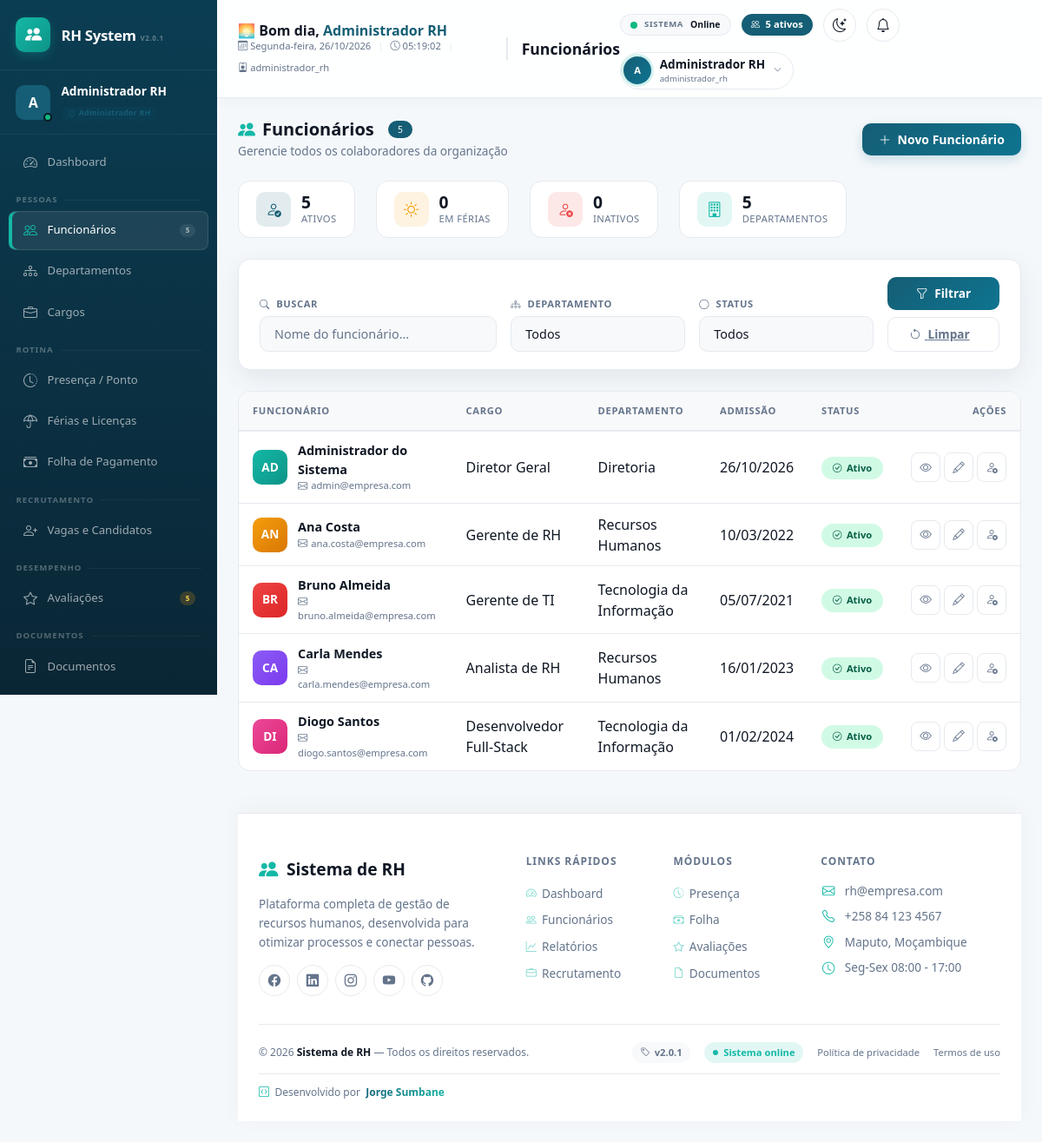
The app's page /modules/funcionarios/index.php (signed in) with its own data.
### tables this page shows
CREATE TABLE funcionarios (
    id INT AUTO_INCREMENT PRIMARY KEY,
    nome VARCHAR(150) NOT NULL,
    cpf VARCHAR(20) NOT NULL UNIQUE,  
    rg VARCHAR(30) NULL,
    data_nascimento DATE NULL,
    genero ENUM('masculino','feminino','outro') NULL,
    email VARCHAR(150) NOT NULL UNIQUE,
    telefone VARCHAR(30) NULL,
    endereco VARCHAR(255) NULL,
    data_admissao DATE NOT NULL,
    data_demissao DATE NULL,
    cargo_id INT NOT NULL,
    departamento_id INT NOT NULL,
    salario DECIMAL(10,2) NOT NULL DEFAULT 0,
    status ENUM('ativo','inativo','ferias','licenca') NOT NULL DEFAULT 'ativo',
    foto VARCHAR(255) NULL,
    criado_em DATETIME NOT NULL DEFAULT CURRENT_TIMESTAMP,
    atualizado_em DATETIME NOT NULL DEFAULT CURRENT_TIMESTAMP ON UPDATE CURRENT_TIMESTAMP,
    CONSTRAINT fk_func_cargo FOREIGN KEY (cargo_id) REFERENCES cargos(id) ON DELETE RESTRICT,
    CONSTRAINT fk_func_departamento FOREIGN KEY (departamento_id) REFERENCES departamentos(id) ON DELETE RESTRICT
);

CREATE TABLE cargos (
    id INT AUTO_INCREMENT PRIMARY KEY,
    titulo VARCHAR(100) NOT NULL,
    departamento_id INT NOT NULL,
    salario_base DECIMAL(10,2) NOT NULL DEFAULT 0,
    descricao TEXT NULL,
    ativo TINYINT(1) NOT NULL DEFAULT 1,
    criado_em DATETIME NOT NULL DEFAULT CURRENT_TIMESTAMP,
    CONSTRAINT fk_cargos_departamento FOREIGN KEY (departamento_id) REFERENCES departamentos(id) ON DELETE RESTRICT
);

CREATE TABLE departamentos (
    id INT AUTO_INCREMENT PRIMARY KEY,
    nome VARCHAR(100) NOT NULL,
    descricao TEXT NULL,
    gestor_id INT NULL,  
    ativo TINYINT(1) NOT NULL DEFAULT 1,
    criado_em DATETIME NOT NULL DEFAULT CURRENT_TIMESTAMP
);

### classes/Notificacao.php (called while the page is built, shortened)
<?php
class Notificacao
{
    private PDO $db;
    public function __construct()
    {
        $this->db = Database::getConnection();
    }
    public function gerarNotificacoesAutomaticas(): array
    {
        $resultado = [
            'geradas' => 0,
            'alertas' => 0,
            'detalhes' => []
        ];
        $stmtRH = $this->db->query(
            "SELECT id FROM usuarios WHERE perfil IN ('super_admin', 'administrador_rh') AND ativo = 1"
        );
        $destinatarios = $stmtRH->fetchAll(PDO::FETCH_COLUMN);
        try {
            $stmtDocs = $this->db->query(
                "SELECT COUNT(*) FROM funcionarios f
                 WHERE f.status = 'ativo'
                 AND NOT EXISTS (
                     SELECT 1 FROM documentos d
                     WHERE d.funcionario_id = f.id
                 )"
            );
            $docsPendentes = (int) $stmtDocs->fetchColumn();
            if ($docsPendentes > 0) {
                foreach ($destinatarios as $usuarioId) {
                    $resultado['geradas']++;
                    $resultado['alertas']++;
                }
                $resultado['detalhes'][] = "Documentos pendentes: $docsPendentes";
            }
        } catch (Exception $e) {
            $resultado['detalhes'][] = 'Erro ao verificar documentos: ' . $e->getMessage();
        }
        try {
            $stmtAval = $this->db->query(
                "SELECT COUNT(*) FROM funcionarios f
                 WHERE f.status = 'ativo'
                 AND NOT EXISTS (
                     SELECT 1 FROM avaliacoes_desempenho a
                     WHERE a.funcionario_id = f.id
                     AND YEAR(a.data_avaliacao) = YEAR(CURDATE())
                 )"
            );
            $avaliacoesPendentes = (int) $stmtAval->fetchColumn();
            if ($avaliacoesPendentes > 0) {
                foreach ($destinatarios as $usuarioId) {
                    $resultado['geradas']++;
                    $resultado['alertas']++;
                }
                $resultado['detalhes'][] = "Avaliações pendentes: $avaliacoesPendentes";
            }
        } catch (Exception $e) {
            $resultado['detalhes'][] = 'Erro ao verificar avaliações: ' . $e->getMessage();
        }
        return $resultado;
    }
}

### classes/Database.php (called while the page is built, shortened)
<?php
class Database
{
    private static ?PDO $instance = null;
    public static function getConnection(): PDO
    {
        if (self::$instance === null) {
            $dsn = sprintf(
                'mysql:host=%s;port=%s;dbname=%s;charset=%s',
                DB_HOST,
                DB_PORT,
                DB_NAME,
                DB_CHARSET
            );
            $options = [
                PDO::ATTR_ERRMODE            => PDO::ERRMODE_EXCEPTION,
                PDO::ATTR_DEFAULT_FETCH_MODE => PDO::FETCH_ASSOC,
                PDO::ATTR_EMULATE_PREPARES   => false,
            ];
            try {
                self::$instance = new PDO($dsn, DB_USER, DB_PASS, $options);
                $offset = (new DateTime('now', new DateTimeZone(date_default_timezone_get())))->format('P');
                self::$instance->exec("SET time_zone = '{$offset}'");
            } catch (PDOException $e) {
                error_log('Erro de conexão com o banco: ' . $e->getMessage());
                die('Não foi possível conectar ao banco de dados. Verifique se o MySQL está em execução no XAMPP e se o banco "rh_sistema" foi importado (veja database/schema.sql).');
            }
        }
        return self::$instance;
    }
}

### includes/auth.php (called while the page is built, shortened)
<?php
function estaLogado(): bool
{
    return isset($_SESSION['usuario_id']);
}
function usuarioTemPerfil(array $perfis): bool
{
    return usuarioAtualPerfil() === PERFIL_SUPER_ADMIN
        || in_array(usuarioAtualPerfil(), $perfis, true);
}
function usuarioAtualPerfil(): string
{
    return $_SESSION['usuario_perfil'] ?? '';
}

### classes/Funcionario.php (called while the page is built, shortened)
<?php
class Funcionario
{
    private PDO $db;
    public function __construct()
    {
        $this->db = Database::getConnection();
    }
    public function listarPaginado(array $filtros, int $porPagina, int $pagina): array
    {
        $sqlBase = 'FROM funcionarios f
                JOIN cargos c ON c.id = f.cargo_id
                JOIN departamentos d ON d.id = f.departamento_id
                WHERE 1=1';
        $params = [];
        $stmtTotal = $this->db->prepare('SELECT COUNT(*) ' . $sqlBase);
        $stmtTotal->execute($params);
        $total = (int) $stmtTotal->fetchColumn();
        $offset = max(0, ($pagina - 1) * $porPagina);
        $stmt = $this->db->prepare('SELECT f.*, c.titulo AS cargo_titulo, d.nome AS departamento_nome ' . $sqlBase . ' ORDER BY f.nome ASC LIMIT :limite OFFSET :offset');
        $stmt->bindValue(':limite', $porPagina, PDO::PARAM_INT);
        $stmt->bindValue(':offset', $offset, PDO::PARAM_INT);
        $stmt->execute();
        return ['registros' => $stmt->fetchAll(), 'total' => $total];
    }
    public function contarPorStatus(string $status = 'ativo'): int
    {
        $stmt = $this->db->prepare('SELECT COUNT(*) FROM funcionarios WHERE status = :status');
        $stmt->execute([':status' => $status]);
        return (int) $stmt->fetchColumn();
    }
}

### includes/bootstrap.php (called while the page is built, shortened)
<?php
spl_autoload_register(function (string $classe): void {
    $caminho = __DIR__ . '/../classes/' . $classe . '.php';
});
require_once __DIR__ . '/auth.php';
require_once __DIR__ . '/functions.php';

### classes/Departamento.php (called while the page is built, shortened)
<?php
class Departamento
{
    private PDO $db;
    public function __construct()
    {
        $this->db = Database::getConnection();
    }
    public function listar(bool $apenasAtivos = false): array
    {
        $sql = 'SELECT d.*, f.nome AS gestor_nome,
                       (SELECT COUNT(*) FROM funcionarios WHERE departamento_id = d.id AND status = "ativo") AS total_funcionarios
                FROM departamentos d
                LEFT JOIN funcionarios f ON f.id = d.gestor_id';
        if ($apenasAtivos) {
            $sql .= ' WHERE d.ativo = 1';
        }
        $sql .= ' ORDER BY d.nome ASC';
        return $this->db->query($sql)->fetchAll();
    }
}

### includes/functions.php (called while the page is built, shortened)
<?php
function e(?string $texto): string
{
    return htmlspecialchars($texto ?? '', ENT_QUOTES, 'UTF-8');
}
function formatarData(?string $data): string
{
    $dt = DateTime::createFromFormat('Y-m-d', $data);
    return $dt ? $dt->format('d/m/Y') : '-';
}
    ?>

### modules/funcionarios/index.php (the view, shortened to what this page needs)
<?php
require_once __DIR__ . '/../../includes/bootstrap.php';
$funcionarioModel = new Funcionario();
$departamentoModel = new Departamento();
$filtros = [
    'nome'            => trim($_GET['nome'] ?? ''),
    'departamento_id' => $_GET['departamento_id'] ?? '',
    'status'          => $_GET['status'] ?? '',
];
$paginaAtual = max(1, (int) ($_GET['pagina'] ?? 1));
$porPagina = 15;
$resultado = $funcionarioModel->listarPaginado(array_filter($filtros), $porPagina, $paginaAtual);
$funcionarios = $resultado['registros'];
$departamentos = $departamentoModel->listar(true);
$totalFerias = $funcionarioModel->contarPorStatus('ferias');
$totalInativos = $funcionarioModel->contarPorStatus('inativo');
require __DIR__ . '/../../includes/header.php';
?>
<div class="funcionarios-header">
    <div class="funcionarios-header-left">
        <h5>
            <i class="bi bi-people-fill"></i> Funcionários
            <span class="badge bg-primary rounded-pill ms-2" style="font-size:0.65rem;font-weight:500;">
                <?= number_format($resultado['total']) ?>
            </span>
        </h5>
        <p>Gerencie todos os colaboradores da organização</p>
    </div>
    <div class="funcionarios-header-right">
        <?php if (usuarioTemPerfil([PERFIL_ADMIN_RH, PERFIL_RH, PERFIL_SUPER_ADMIN])): ?>
            <a href="criar.php" class="btn btn-primary btn-sm" style="border-radius:10px;padding:0.5rem 1.2rem;">
                <i class="bi bi-plus-lg me-1"></i> Novo Funcionário
            </a>
        <?php endif; ?>
    </div>
</div>
<div class="funcionarios-stats">
    <div class="stat-card">
        <div class="stat-icon primary"><i class="bi bi-person-check"></i></div>
        <div class="stat-info">
            <div class="stat-value"><?= number_format($totalAtivos) ?></div>
            <div class="stat-label">Ativos</div>
        </div>
    </div>
    <div class="stat-card">
        <div class="stat-icon warning"><i class="bi bi-sun"></i></div>
        <div class="stat-info">
            <div class="stat-value"><?= number_format($totalFerias) ?></div>
            <div class="stat-label">Em férias</div>
        </div>
    </div>
    <div class="stat-card">
        <div class="stat-icon danger"><i class="bi bi-person-x"></i></div>
        <div class="stat-info">
            <div class="stat-value"><?= number_format($totalInativos) ?></div>
            <div class="stat-label">Inativos</div>
        </div>
    </div>
    <div class="stat-card">
        <div class="stat-icon success"><i class="bi bi-building"></i></div>
        <div class="stat-info">
            <div class="stat-value"><?= number_format(count($departamentos)) ?></div>
            <div class="stat-label">Departamentos</div>
        </div>
    </div>
</div>
<div class="filter-card-premium">
    <form method="GET" class="row g-3 align-items-end">
        <div class="col-md-4">
            <label class="form-label"><i class="bi bi-search me-1"></i> Buscar</label>
            <input type="text" name="nome" class="form-control" placeholder="Nome do funcionário..." value="<?= e($filtros['nome']) ?>">
        </div>
        <?php if (usuarioAtualPerfil() !== PERFIL_GESTOR): ?>
        <div class="col-md-3">
            <label class="form-label"><i class="bi bi-diagram-3 me-1"></i> Departamento</label>
            <select name="departamento_id" class="form-select">
                <option value="">Todos</option>
            </select>
        </div>
        <?php endif; ?>
        <div class="col-md-3">
            <label class="form-label"><i class="bi bi-circle me-1"></i> Status</label>
            <select name="status" class="form-select">
                <option value="">Todos</option>
            </select>
        </div>
        <div class="col-md-2">
            <div class="d-grid gap-2">
                <button type="submit" class="btn-filter">
                    <i class="bi bi-funnel me-1"></i> Filtrar
                </button>
                <a href="index.php" class="btn-clear">
                    <i class="bi bi-arrow-counterclockwise me-1"></i> Limpar
                </a>
            </div>
        </div>
    </form>
</div>
<div class="table-card-premium">
    <div class="table-responsive">
        <table class="table">
            <thead>
                <tr>
                    <th style="min-width:200px;">Funcionário</th>
                    <th>Cargo</th>
                    <th>Departamento</th>
                    <th>Admissão</th>
                    <th>Status</th>
                    <th class="text-end" style="min-width:120px;">Ações</th>
                </tr>
            </thead>
            <tbody>
                <?php foreach ($funcionarios as $f):
                    $avatarColors = ['primary', 'success', 'warning', 'danger', 'purple', 'pink'];
                    $avatarColor = $avatarColors[$f['id'] % count($avatarColors)];
                ?>
                    <tr>
                        <td>
                            <div class="user-info-func">
                                <span class="user-avatar-func <?= $avatarColor ?>">
                                    <?= e(strtoupper(substr($f['nome'], 0, 2))) ?>
                                </span>
                                <div>
                                    <div class="user-name">
                                        <a href="visualizar.php?id=<?= $f['id'] ?>"><?= e($f['nome']) ?></a>
                                    </div>
                                    <div class="user-detail">
                                        <i class="bi bi-envelope me-1"></i><?= e($f['email'] ?? 'Sem e-mail') ?>
                                    </div>
                                </div>
                            </div>
                        </td>
                        <td><?= e($f['cargo_titulo'] ?? '-') ?></td>
                        <td><?= e($f['departamento_nome'] ?? '-') ?></td>
                        <td><?= $f['data_admissao'] ? formatarData($f['data_admissao']) : '-' ?></td>
                        <td>
                            <span class="badge-status-premium <?= $f['status'] ?? 'ativo' ?>">
                                <i class="bi <?= $f['status'] === 'ativo' ? 'bi-check-circle' : ($f['status'] === 'ferias' ? 'bi-sun' : ($f['status'] === 'inativo' ? 'bi-x-circle' : 'bi-clock')) ?>"></i>
                                <?= ucfirst($f['status'] ?? 'Ativo') ?>
                            </span>
                        </td>
                        <td class="text-end">
                            <div class="d-flex justify-content-end gap-1">
                                <a href="visualizar.php?id=<?= $f['id'] ?>" class="action-btn-premium view" title="Visualizar">
                                    <i class="bi bi-eye"></i>
                                </a>
                                <?php if (usuarioTemPerfil([PERFIL_ADMIN_RH, PERFIL_RH, PERFIL_SUPER_ADMIN])): ?>
                                    <a href="editar.php?id=<?= $f['id'] ?>" class="action-btn-premium edit" title="Editar">
                                        <i class="bi bi-pencil"></i>
                                    </a>
                                    <?php if ($f['status'] !== 'desligado' && $f['status'] !== 'inativo'): ?>
                                        <a href="desligar.php?id=<?= $f['id'] ?>" class="action-btn-premium terminate js-confirm"
                                           data-confirm-msg="Deseja realmente desligar <strong><?= e($f['nome']) ?></strong>?"
                                           title="Desligar">
                                            <i class="bi bi-person-x"></i>
                                        </a>
                                    <?php endif; ?>
                                <?php endif; ?>
                            </div>
                        </td>
                    </tr>
                <?php endforeach; ?>
            </tbody>
        </table>
    </div>
</div>
<?php require __DIR__ . '/../../includes/footer.php'; ?>

### records on screen
funcionarios: nome "AD", nome "Administrador do Sistema", email "admin@empresa.com", cargo.titulo "Diretor Geral", departamento.nome "Diretoria", data_admissao "26/10/2026", status "Ativo"
funcionarios: nome "AN", nome "Ana Costa", email "ana.costa@empresa.com", cargo.titulo "Gerente de RH", departamento.nome "Recursos Humanos", data_admissao "10/03/2022", status "Ativo"
funcionarios: nome "BR", nome "Bruno Almeida", email "bruno.almeida@empresa.com", cargo.titulo "Gerente de TI", departamento.nome "Tecnologia da Informação", data_admissao "05/07/2021", status "Ativo"
funcionarios: nome "CA", nome "Carla Mendes", email "carla.mendes@empresa.com", cargo.titulo "Analista de RH", departamento.nome "Recursos Humanos", data_admissao "16/01/2023", status "Ativo"
funcionarios: nome "DI", nome "Diogo Santos", email "diogo.santos@empresa.com", cargo.titulo "Desenvolvedor Full-Stack", departamento.nome "Tecnologia da Informação", data_admissao "01/02/2024", status "Ativo"

### other values on screen
$avatarInicial "A"
$nomeUsuario "Administrador RH"
$perfilLabel "Administrador RH"
$totalFuncionarios "5"
$avaliacoesPendentes "5"
$diaSemana "Segunda-feira"
$perfilUsuario "administrador_rh"
$pageTitle "Funcionários"
$totalAtivos "5"
substr($nomeUsuario, 0, 1) "A"
$resultado['total'] "5"
$totalFerias "0"
$totalInativos "0"
count($departamentos) "5"
